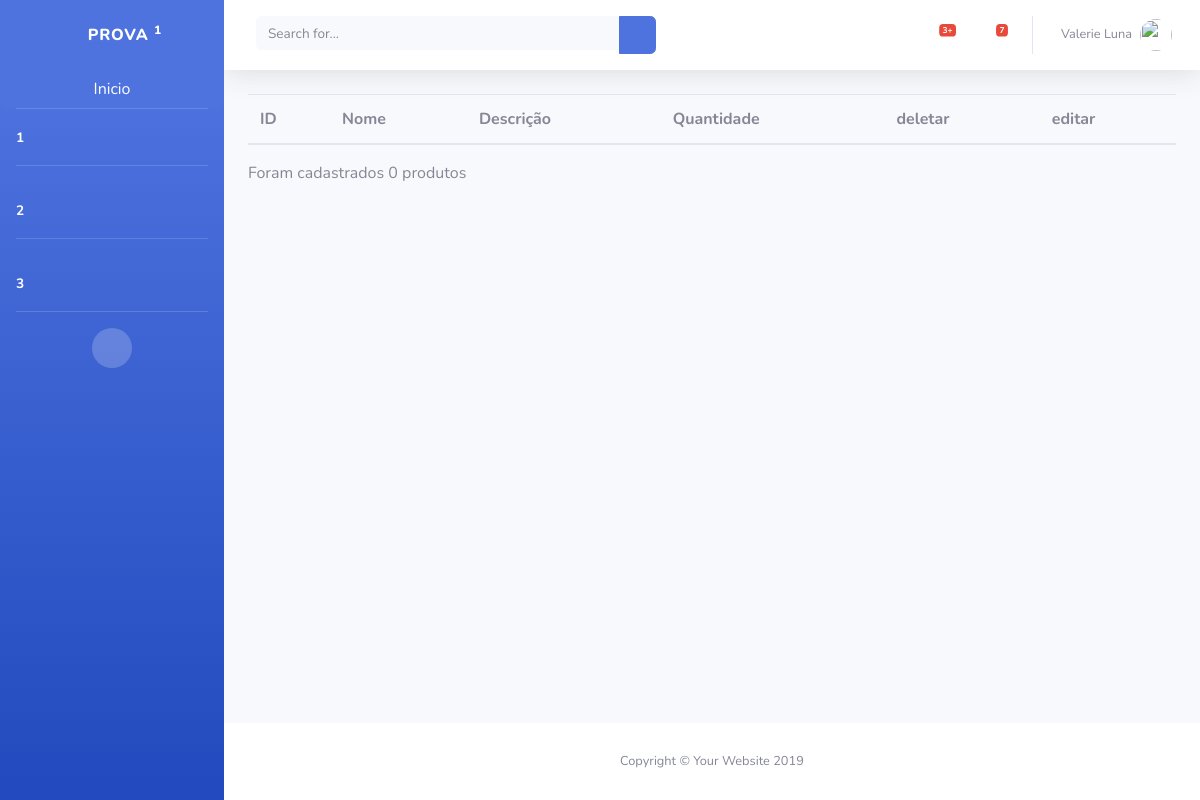
The app's page /primeira/produto/list, older data.
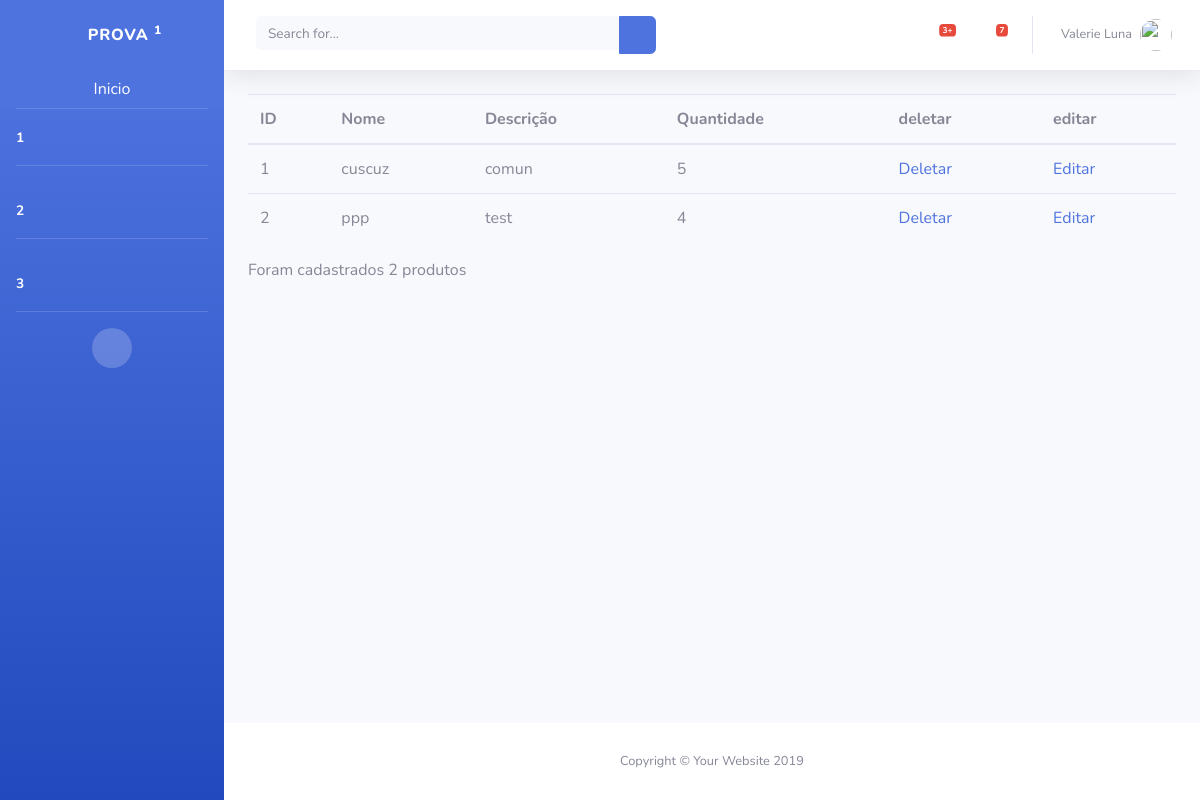
The same page, newer data.
### primeira/models.py (models this page shows)
class Produto(models.Model):
    nome = models.CharField(max_length=50)
    descricao = models.CharField(max_length=50)
    quantidade = models.IntegerField()
    cliente = models.ForeignKey(Cliente, on_delete=models.CASCADE)

### primeira/views.py (the view)
# urls.py: path('produto/list', views.produto_list),
def produto_list(request):
    produtos = Produto.objects.all()
    return render(request, 'produto/list.html',{'produtos':produtos})

### Talia/templates/produto/list.html
{% extends 'base.html' %}
{% block conteudo %}
<table class="table">
        <thead>
            <tr>
                <th>ID</th>
                <th>Nome</th>
                <th>Descrição</th>
                <th>Quantidade</th>
                <th>deletar</th>
                <th>editar</th>
            </tr>
        </thead>
        <tbody>
            {% for produto in produtos %}
                <tr>
                    <td>{{produto.id}}</td>
                    <td>{{produto.nome}}</td>
                    <td>{{produto.descricao}}</td>
                    <td>{{produto.quantidade}}</td>
                    <td><a href="/primeira/produto/{{produto.id}}">Deletar</a></td>
                    <td><a href="/primeira/produto/editar/{{produto.id}}">Editar</a></td>
                </tr>
            {% endfor %}
        </tbody>
    </table>
    <p>Foram cadastrados {{ produtos | length }} produtos</p>
{% endblock %}

### Talia/templates/base.html (shortened to what this page needs)
{% load static %}
<!DOCTYPE html>
<html lang="en">
<head>
  <link href="{% static 'vendor/fontawesome-free/css/all.min.css' %}" rel="stylesheet" type="text/css">
  <link href=" {% static 'css/sb-admin-2.min.css' %}" rel="stylesheet">
</head>
<body id="page-top">
  <div id="wrapper">
    <ul class="navbar-nav bg-gradient-primary sidebar sidebar-dark accordion" id="accordionSidebar">
      <a class="sidebar-brand d-flex align-items-center justify-content-center" href="index.html">
        <div class="sidebar-brand-icon rotate-n-15">
          <i class="fas fa-laugh-wink"></i>
        </div>
        <div class="sidebar-brand-text mx-3">Prova <sup>1</sup></div>
        <a href="http://127.0.0.1:8000/primeira/produto/" class="btn btn-primary">Inicio</a>
      </a>
      <hr class="sidebar-divider my-0">
      <li class="nav-item active">
        <a class="nav-link" href="index.html">
          <span>1</span></a>
        <hr class="sidebar-divider">
      </li>
      <li class="nav-item active">
        <a class="nav-link" href="index.html">
          <span>2</span></a>
      </li>
      <hr class="sidebar-divider">
      <li class="nav-item active">
        <a class="nav-link" href="index.html">
          <span>3</span></a>
      </li>
      <hr class="sidebar-divider d-none d-md-block">
      <div class="text-center d-none d-md-inline">
        <button class="rounded-circle border-0" id="sidebarToggle"></button>
      </div>
    </ul>
    <div id="content-wrapper" class="d-flex flex-column">
      <div id="content">
        <nav class="navbar navbar-expand navbar-light bg-white topbar mb-4 static-top shadow">
          <form class="d-none d-sm-inline-block form-inline mr-auto ml-md-3 my-2 my-md-0 mw-100 navbar-search">
            <div class="input-group">
              <input type="text" class="form-control bg-light border-0 small" placeholder="Search for..."
                aria-label="Search" aria-describedby="basic-addon2">
              <div class="input-group-append">
                <button class="btn btn-primary" type="button">
                  <i class="fas fa-search fa-sm"></i>
                </button>
              </div>
            </div>
          </form>
          <ul class="navbar-nav ml-auto">
            <li class="nav-item dropdown no-arrow mx-1">
              <a class="nav-link dropdown-toggle" href="#" id="alertsDropdown" role="button" data-toggle="dropdown"
                aria-haspopup="true" aria-expanded="false">
                <i class="fas fa-bell fa-fw"></i>
                <span class="badge badge-danger badge-counter">3+</span>
              </a>
            </li>
            <li class="nav-item dropdown no-arrow mx-1">
              <a class="nav-link dropdown-toggle" href="#" id="messagesDropdown" role="button" data-toggle="dropdown"
                aria-haspopup="true" aria-expanded="false">
                <i class="fas fa-envelope fa-fw"></i>
                <span class="badge badge-danger badge-counter">7</span>
              </a>
            </li>
            <li class="nav-item dropdown no-arrow">
              <a class="nav-link dropdown-toggle" href="#" id="userDropdown" role="button" data-toggle="dropdown"
                aria-haspopup="true" aria-expanded="false">
                <span class="mr-2 d-none d-lg-inline text-gray-600 small">Valerie Luna</span>
                <img class="img-profile rounded-circle" src="https://source.unsplash.com/QAB-WJcbgJk/60x60">
              </a>
            </li>
          </ul>
        </nav>
        <div class="container-fluid">
          {% block conteudo %} {% endblock %}
        </div>
      </div>
      <footer class="sticky-footer bg-white">
        <div class="container my-auto">
          <div class="copyright text-center my-auto">
            <span>Copyright &copy; Your Website 2019</span>
          </div>
        </div>
      </footer>
    </div>
  </div>
</body>
</html>

Row changes from the older to the newer data that the page shows:
added Produto: id "1", nome "cuscuz", descricao "comun", quantidade "5"
added Produto: id "2", nome "ppp", descricao "test", quantidade "4"
Text that changed along with them:
{{ produtos | length }}: "0" → "2"
